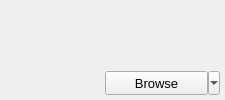
<?xml version="1.0" encoding="UTF-8"?>
<ui version="4.0">
 <class>LibraryEngineItemWidget</class>
 <widget class="QWidget" name="LibraryEngineItemWidget">
  <property name="geometry">
   <rect>
    <x>0</x>
    <y>0</y>
    <width>225</width>
    <height>100</height>
   </rect>
  </property>
  <property name="minimumSize">
   <size>
    <width>225</width>
    <height>100</height>
   </size>
  </property>
  <property name="maximumSize">
   <size>
    <width>225</width>
    <height>100</height>
   </size>
  </property>
  <layout class="QVBoxLayout" name="verticalLayout">
   <property name="spacing">
    <number>0</number>
   </property>
   <property name="leftMargin">
    <number>5</number>
   </property>
   <property name="topMargin">
    <number>5</number>
   </property>
   <property name="rightMargin">
    <number>5</number>
   </property>
   <property name="bottomMargin">
    <number>5</number>
   </property>
   <item>
    <widget class="QLabel" name="nameLabel">
     <property name="font">
      <font>
       <pointsize>12</pointsize>
      </font>
     </property>
     <property name="text">
      <string/>
     </property>
     <property name="wordWrap">
      <bool>true</bool>
     </property>
    </widget>
   </item>
   <item>
    <spacer name="verticalSpacer">
     <property name="orientation">
      <enum>Qt::Vertical</enum>
     </property>
     <property name="sizeHint" stdset="0">
      <size>
       <width>20</width>
       <height>45</height>
      </size>
     </property>
    </spacer>
   </item>
   <item>
    <layout class="QHBoxLayout" name="horizontalLayout">
     <item>
      <spacer name="horizontalSpacer">
       <property name="orientation">
        <enum>Qt::Horizontal</enum>
       </property>
       <property name="sizeHint" stdset="0">
        <size>
         <width>40</width>
         <height>20</height>
        </size>
       </property>
      </spacer>
     </item>
     <item>
      <widget class="QToolButton" name="browseButton">
       <property name="sizePolicy">
        <sizepolicy hsizetype="Preferred" vsizetype="Preferred">
         <horstretch>0</horstretch>
         <verstretch>0</verstretch>
        </sizepolicy>
       </property>
       <property name="minimumSize">
        <size>
         <width>115</width>
         <height>24</height>
        </size>
       </property>
       <property name="font">
        <font>
         <pointsize>10</pointsize>
        </font>
       </property>
       <property name="text">
        <string>Browse</string>
       </property>
       <property name="popupMode">
        <enum>QToolButton::MenuButtonPopup</enum>
       </property>
       <property name="toolButtonStyle">
        <enum>Qt::ToolButtonTextOnly</enum>
       </property>
      </widget>
     </item>
    </layout>
   </item>
  </layout>
 </widget>
 <resources/>
 <connections/>
</ui>
